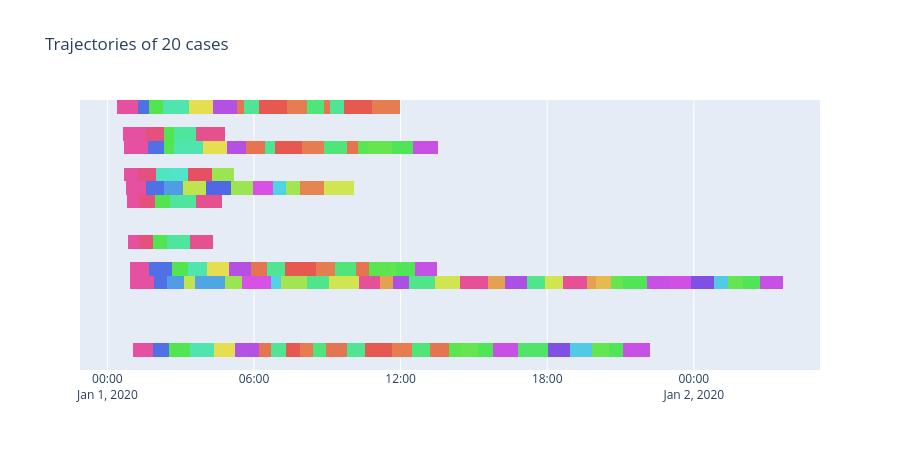

This figure's notebook cell:
### Code cell
case_trajectories_plot = kairo.plot_som_trajectories(case_trajectories, color_mapping)
case_trajectories_plot

### Figure 1 — Plotly figure (JSON) as saved in the notebook; plotly's stock layout.template omitted (floating-point values rounded to 4 significant figures)
{"data": [{"base": ["2020-01-01T00:26:42.410373", "2020-01-01T00:57:13.500812", "2020-01-01T00:41:05.569999", "2020-01-01T00:49:22.941720", "2020-01-01T00:48:26.121361", "2020-01-01T00:58:36.455792", "2020-01-01T01:00:22.539133", "2020-01-01T01:06:52.674828", "2020-01-01T00:53:08.391955", "2020-01-01T00:58:30.829838"], "customdata": [[1], [1], [1], [1], [1], [1], [1], [1], [1], [1]], "hovertemplate": "state=(4, 9)<br>start=%{base}<br>end=%{x}<br>case=%{y}<br>events=%{customdata[0]}<extra></extra>", "legendgroup": "(4, 9)", "marker": {"color": "#d9e550", "line": {"width": 0}, "pattern": {"shape": ""}}, "name": "(4, 9)", "orientation": "h", "showlegend": true, "textposition": "auto", "type": "bar", "x": [0, 0, 0, 0, 0, 0, 0, 0, 0, 0], "xaxis": "x", "y": ["case_000001", "case_000006", "case_000008", "case_000009", "case_000010", "case_000012", "case_000015", "case_000018", "case_000020", "case_000023"], "yaxis": "y"}, {"base": ["2020-01-01T00:55:21.249723", "2020-01-01T00:23:35.993832", "2020-01-01T00:40:55.883200", "2020-01-01T00:50:12.135441", "2020-01-01T00:38:32.750815", "2020-01-01T01:02:08.636308", "2020-01-01T00:45:29.732161", "2020-01-01T00:47:31.005374", "2020-01-01T00:41:10.033544", "2020-01-01T00:56:18.615328"], "customdata": [[1], [1], [1], [1], [1], [1], [1], [1], [1], [1]], "hovertemplate": "state=(6, 9)<br>start=%{base}<br>end=%{x}<br>case=%{y}<br>events=%{customdata[0]}<extra></extra>", "legendgroup": "(6, 9)", "marker": {"color": "#e550a0", "line": {"width": 0}, "pattern": {"shape": ""}}, "name": "(6, 9)", "orientation": "h", "showlegend": true, "textposition": "auto", "type": "bar", "x": [2805305, 3166495, 3480373, 1581604, 3318522, 3033941, 2975200, 1802093, 2104367, 3519623], "xaxis": "x", "y": ["case_000002", "case_000003", "case_000004", "case_000005", "case_000007", "case_000011", "case_000013", "case_000016", "case_000017", "case_000022"], "yaxis": "y"}, {"base": ["2020-01-01T01:42:06.554846", "2020-01-01T01:16:22.488925", "2020-01-01T01:38:56.256531", "2020-01-01T01:52:42.578019", "2020-01-01T01:35:04.932352", "2020-01-01T01:54:58.238432"], "customdata": [[1], [1], [1], [1], [1], [1]], "hovertemplate": "state=(8, 9)<br>start=%{base}<br>end=%{x}<br>case=%{y}<br>events=%{customdata[0]}<extra></extra>", "legendgroup": "(8, 9)", "marker": {"color": "#5071e5", "line": {"width": 0}, "pattern": {"shape": ""}}, "name": "(8, 9)", "orientation": "h", "showlegend": true, "textposition": "auto", "type": "bar", "x": [3330424, 1532506, 2336239, 2382377, 2696472, 1859765], "xaxis": "x", "y": ["case_000002", "case_000003", "case_000004", "case_000011", "case_000013", "case_000022"], "yaxis": "y"}, {"base": ["2020-01-01T02:37:36.979041", "2020-01-01T01:41:54.995496", "2020-01-01T02:17:52.495915", "2020-01-01T01:51:50.888545", "2020-01-01T02:18:25.651723", "2020-01-01T02:32:24.955378", "2020-01-01T01:56:14.933893"], "customdata": [[1], [1], [1], [1], [1], [1], [1]], "hovertemplate": "state=(9, 7)<br>start=%{base}<br>end=%{x}<br>case=%{y}<br>events=%{customdata[0]}<extra></extra>", "legendgroup": "(9, 7)", "marker": {"color": "#53e550", "line": {"width": 0}, "pattern": {"shape": ""}}, "name": "(9, 7)", "orientation": "h", "showlegend": true, "textposition": "auto", "type": "bar", "x": [2347488, 2104177, 1613240, 2054266, 1558268, 2953631, 2321654], "xaxis": "x", "y": ["case_000002", "case_000003", "case_000004", "case_000005", "case_000007", "case_000011", "case_000016"], "yaxis": "y"}, {"base": ["2020-01-01T03:16:44.467898", "2020-01-01T02:16:59.173304", "2020-01-01T02:44:45.736900", "2020-01-01T03:21:38.586982"], "customdata": [[1], [1], [1], [1]], "hovertemplate": "state=(2, 7)<br>start=%{base}<br>end=%{x}<br>case=%{y}<br>events=%{customdata[0]}<extra></extra>", "legendgroup": "(2, 7)", "marker": {"color": "#50e5af", "line": {"width": 0}, "pattern": {"shape": ""}}, "name": "(2, 7)", "orientation": "h", "showlegend": true, "textposition": "auto", "type": "bar", "x": [2852512, 3793420, 4201689, 3615197], "xaxis": "x", "y": ["case_000002", "case_000003", "case_000004", "case_000011"], "yaxis": "y"}, {"base": ["2020-01-01T04:04:16.980147", "2020-01-01T03:20:12.594009", "2020-01-01T03:54:47.426782", "2020-01-01T04:21:53.784171"], "customdata": [[1], [1], [1], [1]], "hovertemplate": "state=(0, 5)<br>start=%{base}<br>end=%{x}<br>case=%{y}<br>events=%{customdata[0]}<extra></extra>", "legendgroup": "(0, 5)", "marker": {"color": "#e5df50", "line": {"width": 0}, "pattern": {"shape": ""}}, "name": "(0, 5)", "orientation": "h", "showlegend": true, "textposition": "auto", "type": "bar", "x": [3294826, 3517327, 3585217, 3130428], "xaxis": "x", "y": ["case_000002", "case_000003", "case_000004", "case_000011"], "yaxis": "y"}, {"base": ["2020-01-01T04:59:11.806374", "2020-01-01T04:18:49.921894", "2020-01-01T04:54:32.643898", "2020-01-01T05:14:04.212841"], "customdata": [[1], [1], [1], [1]], "hovertemplate": "state=(9, 1)<br>start=%{base}<br>end=%{x}<br>case=%{y}<br>events=%{customdata[0]}<extra></extra>", "legendgroup": "(9, 1)", "marker": {"color": "#b550e5", "line": {"width": 0}, "pattern": {"shape": ""}}, "name": "(9, 1)", "orientation": "h", "showlegend": true, "textposition": "auto", "type": "bar", "x": [3203795, 3567633, 2692995, 3536771], "xaxis": "x", "y": ["case_000002", "case_000003", "case_000004", "case_000011"], "yaxis": "y"}, {"base": ["2020-01-01T05:52:35.601833", "2020-01-01T10:10:25.002762", "2020-01-01T05:18:17.555314", "2020-01-01T08:52:45.341651", "2020-01-01T05:39:25.639182", "2020-01-01T09:48:36.432309", "2020-01-01T06:13:00.984253", "2020-01-01T08:56:06.459609", "2020-01-01T13:12:28.220275"], "customdata": [[1], [1], [1], [1], [1], [1], [1], [1], [1]], "hovertemplate": "state=(2, 9)<br>start=%{base}<br>end=%{x}<br>case=%{y}<br>events=%{customdata[0]}<extra></extra>", "legendgroup": "(2, 9)", "marker": {"color": "#e57450", "line": {"width": 0}, "pattern": {"shape": ""}}, "name": "(2, 9)", "orientation": "h", "showlegend": true, "textposition": "auto", "type": "bar", "x": [2412793, 1928164, 961372, 793911, 2876138, 1600651, 1748375, 3192955, 2745825], "xaxis": "x", "y": ["case_000002", "case_000002", "case_000003", "case_000003", "case_000004", "case_000004", "case_000011", "case_000011", "case_000011"], "yaxis": "y"}, {"base": ["2020-01-01T06:32:48.394976", "2020-01-01T05:34:18.927855", "2020-01-01T09:05:59.252817", "2020-01-01T06:27:21.777464", "2020-01-01T06:42:09.359683", "2020-01-01T09:49:19.415202"], "customdata": [[1], [1], [1], [1], [1], [1]], "hovertemplate": "state=(9, 5)<br>start=%{base}<br>end=%{x}<br>case=%{y}<br>events=%{customdata[0]}<extra></extra>", "legendgroup": "(9, 5)", "marker": {"color": "#50e594", "line": {"width": 0}, "pattern": {"shape": ""}}, "name": "(9, 5)", "orientation": "h", "showlegend": true, "textposition": "auto", "type": "bar", "x": [2626967, 2286278, 2069345, 1470042, 2208622, 2542909], "xaxis": "x", "y": ["case_000002", "case_000003", "case_000003", "case_000004", "case_000011", "case_000011"], "yaxis": "y"}, {"base": ["2020-01-01T07:16:35.362945", "2020-01-01T06:12:25.206266", "2020-01-01T09:40:28.597954", "2020-01-01T06:51:51.819474", "2020-01-01T07:18:57.982155", "2020-01-01T10:31:42.324635"], "customdata": [[1], [1], [1], [1], [1], [1]], "hovertemplate": "state=(5, 2)<br>start=%{base}<br>end=%{x}<br>case=%{y}<br>events=%{customdata[0]}<extra></extra>", "legendgroup": "(5, 2)", "marker": {"color": "#e55950", "line": {"width": 0}, "pattern": {"shape": ""}}, "name": "(5, 2)", "orientation": "h", "showlegend": true, "textposition": "auto", "type": "bar", "x": [4508161, 4072555, 4123775, 3975481, 2075197, 4049007], "xaxis": "x", "y": ["case_000002", "case_000003", "case_000003", "case_000004", "case_000011", "case_000011"], "yaxis": "y"}, {"base": ["2020-01-01T08:31:43.524620", "2020-01-01T07:20:17.761746", "2020-01-01T10:49:12.373802", "2020-01-01T07:58:07.300955", "2020-01-01T07:53:33.180113", "2020-01-01T11:39:11.331798"], "customdata": [[1], [1], [1], [1], [1], [1]], "hovertemplate": "state=(0, 3)<br>start=%{base}<br>end=%{x}<br>case=%{y}<br>events=%{customdata[0]}<extra></extra>", "legendgroup": "(0, 3)", "marker": {"color": "#e57d50", "line": {"width": 0}, "pattern": {"shape": ""}}, "name": "(0, 3)", "orientation": "h", "showlegend": true, "textposition": "auto", "type": "bar", "x": [2765293, 3005631, 4169665, 3242531, 1871492, 2902262], "xaxis": "x", "y": ["case_000002", "case_000003", "case_000003", "case_000004", "case_000011", "case_000011"], "yaxis": "y"}, {"base": ["2020-01-01T09:17:48.818271", "2020-01-01T08:10:23.393585", "2020-01-01T11:58:42.039229", "2020-01-01T08:52:09.832950", "2020-01-01T08:24:44.672483", "2020-01-01T12:27:33.594586"], "customdata": [[1], [1], [1], [1], [1], [1]], "hovertemplate": "state=(8, 1)<br>start=%{base}<br>end=%{x}<br>case=%{y}<br>events=%{customdata[0]}<extra></extra>", "legendgroup": "(8, 1)", "marker": {"color": "#50e57a", "line": {"width": 0}, "pattern": {"shape": ""}}, "name": "(8, 1)", "orientation": "h", "showlegend": true, "textposition": "auto", "type": "bar", "x": [3156184, 2541948, 0, 3386599, 1881787, 2694625], "xaxis": "x", "y": ["case_000002", "case_000003", "case_000003", "case_000004", "case_000011", "case_000011"], "yaxis": "y"}, {"base": ["2020-01-01T10:42:33.167110", "2020-01-01T10:15:17.083395", "2020-01-01T13:58:14.045649"], "customdata": [[1], [1], [1]], "hovertemplate": "state=(7, 5)<br>start=%{base}<br>end=%{x}<br>case=%{y}<br>events=%{customdata[0]}<extra></extra>", "legendgroup": "(7, 5)", "marker": {"color": "#5ce550", "line": {"width": 0}, "pattern": {"shape": ""}}, "name": "(7, 5)", "orientation": "h", "showlegend": true, "textposition": "auto", "type": "bar", "x": [3281837, 1513155, 1755894], "xaxis": "x", "y": ["case_000002", "case_000004", "case_000011"], "yaxis": "y"}, {"base": ["2020-01-01T11:37:15.004646", "2020-01-01T10:40:30.238538", "2020-01-01T14:27:29.940474", "2020-01-01T19:49:45.286746", "2020-01-01T20:36:06.726586", "2020-01-02T01:23:38.267865"], "customdata": [[1], [1], [1], [1], [1], [1]], "hovertemplate": "state=(8, 3)<br>start=%{base}<br>end=%{x}<br>case=%{y}<br>events=%{customdata[0]}<extra></extra>", "legendgroup": "(8, 3)", "marker": {"color": "#65e550", "line": {"width": 0}, "pattern": {"shape": ""}}, "name": "(8, 3)", "orientation": "h", "showlegend": true, "textposition": "auto", "type": "bar", "x": [721393, 3461710, 2486297, 2507417, 1780011, 2274375], "xaxis": "x", "y": ["case_000002", "case_000004", "case_000011", "case_000011", "case_000022", "case_000022"], "yaxis": "y"}, {"base": ["2020-01-01T11:49:16.398588", "2020-01-01T11:38:11.949258", "2020-01-01T15:08:56.238473", "2020-01-01T20:31:32.704453", "2020-01-01T21:05:46.737740", "2020-01-02T02:01:32.642900"], "customdata": [[1], [1], [1], [1], [1], [1]], "hovertemplate": "state=(3, 2)<br>start=%{base}<br>end=%{x}<br>case=%{y}<br>events=%{customdata[0]}<extra></extra>", "legendgroup": "(3, 2)", "marker": {"color": "#50e556", "line": {"width": 0}, "pattern": {"shape": ""}}, "name": "(3, 2)", "orientation": "h", "showlegend": true, "textposition": "auto", "type": "bar", "x": [2797634, 3072872, 2293864, 2033604, 3573629, 2463553], "xaxis": "x", "y": ["case_000002", "case_000004", "case_000011", "case_000011", "case_000022", "case_000022"], "yaxis": "y"}, {"base": ["2020-01-01T12:35:54.032643", "2020-01-01T12:29:24.821965", "2020-01-01T15:47:10.102984", "2020-01-01T21:05:26.308572", "2020-01-01T22:05:20.367609", "2020-01-02T02:42:36.196336"], "customdata": [[1], [1], [1], [1], [1], [1]], "hovertemplate": "state=(5, 0)<br>start=%{base}<br>end=%{x}<br>case=%{y}<br>events=%{customdata[0]}<extra></extra>", "legendgroup": "(5, 0)", "marker": {"color": "#c750e5", "line": {"width": 0}, "pattern": {"shape": ""}}, "name": "(5, 0)", "orientation": "h", "showlegend": true, "textposition": "auto", "type": "bar", "x": [3255331, 3727939, 3663993, 3993871, 3350981, 3382627], "xaxis": "x", "y": ["case_000002", "case_000004", "case_000011", "case_000011", "case_000022", "case_000022"], "yaxis": "y"}, {"base": ["2020-01-01T13:30:09.364240", "2020-01-01T13:31:32.761623", "2020-01-01T22:12:00.179756", "2020-01-01T23:01:11.349450", "2020-01-02T03:38:58.823392"], "customdata": [[1], [1], [1], [1], [1]], "hovertemplate": "state=(1, 2)<br>start=%{base}<br>end=%{x}<br>case=%{y}<br>events=%{customdata[0]}<extra></extra>", "legendgroup": "(1, 2)", "marker": {"color": "#d050e5", "line": {"width": 0}, "pattern": {"shape": ""}}, "name": "(1, 2)", "orientation": "h", "showlegend": true, "textposition": "auto", "type": "bar", "x": [0, 0, 0, 3112095, 0], "xaxis": "x", "y": ["case_000002", "case_000004", "case_000011", "case_000022", "case_000022"], "yaxis": "y"}, {"base": ["2020-01-01T01:16:33.739720", "2020-01-01T01:33:51.273787", "2020-01-01T01:17:33.099020", "2020-01-01T01:16:14.400655"], "customdata": [[1], [1], [1], [1]], "hovertemplate": "state=(9, 9)<br>start=%{base}<br>end=%{x}<br>case=%{y}<br>events=%{customdata[0]}<extra></extra>", "legendgroup": "(9, 9)", "marker": {"color": "#e5507d", "line": {"width": 0}, "pattern": {"shape": ""}}, "name": "(9, 9)", "orientation": "h", "showlegend": true, "textposition": "auto", "type": "bar", "x": [2117148, 2674377, 2321834, 2559350], "xaxis": "x", "y": ["case_000005", "case_000007", "case_000016", "case_000017"], "yaxis": "y"}, {"base": ["2020-01-01T02:26:05.155427", "2020-01-01T02:44:23.920425", "2020-01-01T02:34:56.588171"], "customdata": [[1], [1], [1]], "hovertemplate": "state=(3, 7)<br>start=%{base}<br>end=%{x}<br>case=%{y}<br>events=%{customdata[0]}<extra></extra>", "legendgroup": "(3, 7)", "marker": {"color": "#50e59d", "line": {"width": 0}, "pattern": {"shape": ""}}, "name": "(3, 7)", "orientation": "h", "showlegend": true, "textposition": "auto", "type": "bar", "x": [3413037, 3226219, 3766405], "xaxis": "x", "y": ["case_000005", "case_000007", "case_000016"], "yaxis": "y"}, {"base": ["2020-01-01T03:22:58.193115", "2020-01-01T03:38:10.139981", "2020-01-01T03:37:42.993781"], "customdata": [[1], [1], [1]], "hovertemplate": "state=(0, 4)<br>start=%{base}<br>end=%{x}<br>case=%{y}<br>events=%{customdata[0]}<extra></extra>", "legendgroup": "(0, 4)", "marker": {"color": "#e5508e", "line": {"width": 0}, "pattern": {"shape": ""}}, "name": "(0, 4)", "orientation": "h", "showlegend": true, "textposition": "auto", "type": "bar", "x": [3410620, 4232064, 3826604], "xaxis": "x", "y": ["case_000005", "case_000007", "case_000016"], "yaxis": "y"}, {"base": ["2020-01-01T04:19:48.813929", "2020-01-01T04:48:42.204269", "2020-01-01T04:41:29.598427"], "customdata": [[1], [1], [1]], "hovertemplate": "state=(9, 0)<br>start=%{base}<br>end=%{x}<br>case=%{y}<br>events=%{customdata[0]}<extra></extra>", "legendgroup": "(9, 0)", "marker": {"color": "#6550e5", "line": {"width": 0}, "pattern": {"shape": ""}}, "name": "(9, 0)", "orientation": "h", "showlegend": true, "textposition": "auto", "type": "bar", "x": [0, 0, 0], "xaxis": "x", "y": ["case_000005", "case_000007", "case_000016"], "yaxis": "y"}, {"base": ["2020-01-01T16:48:14.096076"], "customdata": [[1]], "hovertemplate": "state=(0, 1)<br>start=%{base}<br>end=%{x}<br>case=%{y}<br>events=%{customdata[0]}<extra></extra>", "legendgroup": "(0, 1)", "marker": {"color": "#50e568", "line": {"width": 0}, "pattern": {"shape": ""}}, "name": "(0, 1)", "orientation": "h", "showlegend": true, "textposition": "auto", "type": "bar", "x": [4383220], "xaxis": "x", "y": ["case_000011"], "yaxis": "y"}, {"base": ["2020-01-01T18:01:17.316694", "2020-01-01T23:53:03.444785"], "customdata": [[1], [1]], "hovertemplate": "state=(0, 8)<br>start=%{base}<br>end=%{x}<br>case=%{y}<br>events=%{customdata[0]}<extra></extra>", "legendgroup": "(0, 8)", "marker": {"color": "#8050e5", "line": {"width": 0}, "pattern": {"shape": ""}}, "name": "(0, 8)", "orientation": "h", "showlegend": true, "textposition": "auto", "type": "bar", "x": [3341737, 3446269], "xaxis": "x", "y": ["case_000011", "case_000022"], "yaxis": "y"}, {"base": ["2020-01-01T18:56:59.054349", "2020-01-02T00:50:29.714709"], "customdata": [[1], [1]], "hovertemplate": "state=(5, 4)<br>start=%{base}<br>end=%{x}<br>case=%{y}<br>events=%{customdata[0]}<extra></extra>", "legendgroup": "(5, 4)", "marker": {"color": "#50cae5", "line": {"width": 0}, "pattern": {"shape": ""}}, "name": "(5, 4)", "orientation": "h", "showlegend": true, "textposition": "auto", "type": "bar", "x": [3166232, 1988553], "xaxis": "x", "y": ["case_000011", "case_000022"], "yaxis": "y"}, {"base": ["2020-01-01T02:20:01.405331", "2020-01-01T02:25:58.004060"], "customdata": [[1], [1]], "hovertemplate": "state=(7, 8)<br>start=%{base}<br>end=%{x}<br>case=%{y}<br>events=%{customdata[0]}<extra></extra>", "legendgroup": "(7, 8)", "marker": {"color": "#509de5", "line": {"width": 0}, "pattern": {"shape": ""}}, "name": "(7, 8)", "orientation": "h", "showlegend": true, "textposition": "auto", "type": "bar", "x": [2671189, 2529287], "xaxis": "x", "y": ["case_000013", "case_000022"], "yaxis": "y"}, {"base": ["2020-01-01T03:04:32.594850", "2020-01-01T03:08:07.291230"], "customdata": [[1], [1]], "hovertemplate": "state=(5, 7)<br>start=%{base}<br>end=%{x}<br>case=%{y}<br>events=%{customdata[0]}<extra></extra>", "legendgroup": "(5, 7)", "marker": {"color": "#bee550", "line": {"width": 0}, "pattern": {"shape": ""}}, "name": "(5, 7)", "orientation": "h", "showlegend": true, "textposition": "auto", "type": "bar", "x": [3438528, 1645384], "xaxis": "x", "y": ["case_000013", "case_000022"], "yaxis": "y"}, {"base": ["2020-01-01T04:01:51.123502"], "customdata": [[1]], "hovertemplate": "state=(3, 4)<br>start=%{base}<br>end=%{x}<br>case=%{y}<br>events=%{customdata[0]}<extra></extra>", "legendgroup": "(3, 4)", "marker": {"color": "#5068e5", "line": {"width": 0}, "pattern": {"shape": ""}}, "name": "(3, 4)", "orientation": "h", "showlegend": true, "textposition": "auto", "type": "bar", "x": [3685240], "xaxis": "x", "y": ["case_000013"], "yaxis": "y"}, {"base": ["2020-01-01T05:03:16.363609", "2020-01-01T04:16:42.938406", "2020-01-01T04:49:15.277836"], "customdata": [[1], [1], [1]], "hovertemplate": "state=(3, 0)<br>start=%{base}<br>end=%{x}<br>case=%{y}<br>events=%{customdata[0]}<extra></extra>", "legendgroup": "(3, 0)", "marker": {"color": "#9ae550", "line": {"width": 0}, "pattern": {"shape": ""}}, "name": "(3, 0)", "orientation": "h", "showlegend": true, "textposition": "auto", "type": "bar", "x": [3302388, 3323242, 2467871], "xaxis": "x", "y": ["case_000013", "case_000017", "case_000022"], "yaxis": "y"}, {"base": ["2020-01-01T05:58:18.752552", "2020-01-01T05:30:23.149688"], "customdata": [[1], [1]], "hovertemplate": "state=(0, 0)<br>start=%{base}<br>end=%{x}<br>case=%{y}<br>events=%{customdata[0]}<extra></extra>", "legendgroup": "(0, 0)", "marker": {"color": "#d950e5", "line": {"width": 0}, "pattern": {"shape": ""}}, "name": "(0, 0)", "orientation": "h", "showlegend": true, "textposition": "auto", "type": "bar", "x": [2846150, 4337097], "xaxis": "x", "y": ["case_000013", "case_000022"], "yaxis": "y"}, {"base": ["2020-01-01T06:45:44.903129", "2020-01-01T06:42:40.246716"], "customdata": [[1], [1]], "hovertemplate": "state=(0, 7)<br>start=%{base}<br>end=%{x}<br>case=%{y}<br>events=%{customdata[0]}<extra></extra>", "legendgroup": "(0, 7)", "marker": {"color": "#50d3e5", "line": {"width": 0}, "pattern": {"shape": ""}}, "name": "(0, 7)", "orientation": "h", "showlegend": true, "textposition": "auto", "type": "bar", "x": [2012786, 1370850], "xaxis": "x", "y": ["case_000013", "case_000022"], "yaxis": "y"}, {"base": ["2020-01-01T07:19:17.689251", "2020-01-01T07:05:31.097090"], "customdata": [[1], [1]], "hovertemplate": "state=(5, 5)<br>start=%{base}<br>end=%{x}<br>case=%{y}<br>events=%{customdata[0]}<extra></extra>", "legendgroup": "(5, 5)", "marker": {"color": "#a3e550", "line": {"width": 0}, "pattern": {"shape": ""}}, "name": "(5, 5)", "orientation": "h", "showlegend": true, "textposition": "auto", "type": "bar", "x": [2023603, 3930959], "xaxis": "x", "y": ["case_000013", "case_000022"], "yaxis": "y"}, {"base": ["2020-01-01T07:53:01.292891"], "customdata": [[1]], "hovertemplate": "state=(6, 1)<br>start=%{base}<br>end=%{x}<br>case=%{y}<br>events=%{customdata[0]}<extra></extra>", "legendgroup": "(6, 1)", "marker": {"color": "#e58650", "line": {"width": 0}, "pattern": {"shape": ""}}, "name": "(6, 1)", "orientation": "h", "showlegend": true, "textposition": "auto", "type": "bar", "x": [3535796], "xaxis": "x", "y": ["case_000013"], "yaxis": "y"}, {"base": ["2020-01-01T08:51:57.089089", "2020-01-01T09:04:34.939610", "2020-01-01T13:24:38.468024", "2020-01-01T17:54:26.157788"], "customdata": [[1], [1], [1], [1]], "hovertemplate": "state=(2, 3)<br>start=%{base}<br>end=%{x}<br>case=%{y}<br>events=%{customdata[0]}<extra></extra>", "legendgroup": "(2, 3)", "marker": {"color": "#d0e550", "line": {"width": 0}, "pattern": {"shape": ""}}, "name": "(2, 3)", "orientation": "h", "showlegend": true, "textposition": "auto", "type": "bar", "x": [4481470, 4399769, 3627632, 2727145], "xaxis": "x", "y": ["case_000013", "case_000022", "case_000022", "case_000022"], "yaxis": "y"}, {"base": ["2020-01-01T10:06:38.559647", "2020-01-01T10:17:54.708836", "2020-01-01T14:25:06.100138", "2020-01-01T18:39:53.302796"], "customdata": [[1], [1], [1], [1]], "hovertemplate": "state=(7, 0)<br>start=%{base}<br>end=%{x}<br>case=%{y}<br>events=%{customdata[0]}<extra></extra>", "legendgroup": "(7, 0)", "marker": {"color": "#e55097", "line": {"width": 0}, "pattern": {"shape": ""}}, "name": "(7, 0)", "orientation": "h", "showlegend": true, "textposition": "auto", "type": "bar", "x": [0, 3117736, 4156135, 3538711], "xaxis": "x", "y": ["case_000013", "case_000022", "case_000022", "case_000022"], "yaxis": "y"}, {"base": ["2020-01-01T01:58:53.750932"], "customdata": [[1]], "hovertemplate": "state=(7, 7)<br>start=%{base}<br>end=%{x}<br>case=%{y}<br>events=%{customdata[0]}<extra></extra>", "legendgroup": "(7, 7)", "marker": {"color": "#50e5c1", "line": {"width": 0}, "pattern": {"shape": ""}}, "name": "(7, 7)", "orientation": "h", "showlegend": true, "textposition": "auto", "type": "bar", "x": [2453733], "xaxis": "x", "y": ["case_000017"], "yaxis": "y"}, {"base": ["2020-01-01T02:39:47.484677"], "customdata": [[1]], "hovertemplate": "state=(5, 8)<br>start=%{base}<br>end=%{x}<br>case=%{y}<br>events=%{customdata[0]}<extra></extra>", "legendgroup": "(5, 8)", "marker": {"color": "#50e5ca", "line": {"width": 0}, "pattern": {"shape": ""}}, "name": "(5, 8)", "orientation": "h", "showlegend": true, "textposition": "auto", "type": "bar", "x": [2324367], "xaxis": "x", "y": ["case_000017"], "yaxis": "y"}, {"base": ["2020-01-01T03:18:31.852121"], "customdata": [[1]], "hovertemplate": "state=(2, 5)<br>start=%{base}<br>end=%{x}<br>case=%{y}<br>events=%{customdata[0]}<extra></extra>", "legendgroup": "(2, 5)", "marker": {"color": "#e55062", "line": {"width": 0}, "pattern": {"shape": ""}}, "name": "(2, 5)", "orientation": "h", "showlegend": true, "textposition": "auto", "type": "bar", "x": [3491086], "xaxis": "x", "y": ["case_000017"], "yaxis": "y"}, {"base": ["2020-01-01T05:12:06.181193"], "customdata": [[1]], "hovertemplate": "state=(1, 0)<br>start=%{base}<br>end=%{x}<br>case=%{y}<br>events=%{customdata[0]}<extra></extra>", "legendgroup": "(1, 0)", "marker": {"color": "#e250e5", "line": {"width": 0}, "pattern": {"shape": ""}}, "name": "(1, 0)", "orientation": "h", "showlegend": true, "textposition": "auto", "type": "bar", "x": [0], "xaxis": "x", "y": ["case_000017"], "yaxis": "y"}, {"base": ["2020-01-01T03:35:32.675447"], "customdata": [[1]], "hovertemplate": "state=(3, 5)<br>start=%{base}<br>end=%{x}<br>case=%{y}<br>events=%{customdata[0]}<extra></extra>", "legendgroup": "(3, 5)", "marker": {"color": "#50a6e5", "line": {"width": 0}, "pattern": {"shape": ""}}, "name": "(3, 5)", "orientation": "h", "showlegend": true, "textposition": "auto", "type": "bar", "x": [4422602], "xaxis": "x", "y": ["case_000022"], "yaxis": "y"}, {"base": ["2020-01-01T08:11:02.056302", "2020-01-01T12:20:11.327464", "2020-01-01T17:10:31.016312"], "customdata": [[1], [1], [1]], "hovertemplate": "state=(7, 2)<br>start=%{base}<br>end=%{x}<br>case=%{y}<br>events=%{customdata[0]}<extra></extra>", "legendgroup": "(7, 2)", "marker": {"color": "#50e58b", "line": {"width": 0}, "pattern": {"shape": ""}}, "name": "(7, 2)", "orientation": "h", "showlegend": true, "textposition": "auto", "type": "bar", "x": [3212883, 3867140, 2635141], "xaxis": "x", "y": ["case_000022", "case_000022", "case_000022"], "yaxis": "y"}, {"base": ["2020-01-01T11:09:52.445632", "2020-01-01T15:34:22.235934", "2020-01-01T19:38:52.014133"], "customdata": [[1], [1], [1]], "hovertemplate": "state=(1, 9)<br>start=%{base}<br>end=%{x}<br>case=%{y}<br>events=%{customdata[0]}<extra></extra>", "legendgroup": "(1, 9)", "marker": {"color": "#e5a050", "line": {"width": 0}, "pattern": {"shape": ""}}, "name": "(1, 9)", "orientation": "h", "showlegend": true, "textposition": "auto", "type": "bar", "x": [1876999, 2479789, 1283082], "xaxis": "x", "y": ["case_000022", "case_000022", "case_000022"], "yaxis": "y"}, {"base": ["2020-01-01T11:41:09.445258", "2020-01-01T16:15:42.025490"], "customdata": [[1], [1]], "hovertemplate": "state=(8, 6)<br>start=%{base}<br>end=%{x}<br>case=%{y}<br>events=%{customdata[0]}<extra></extra>", "legendgroup": "(8, 6)", "marker": {"color": "#ac50e5", "line": {"width": 0}, "pattern": {"shape": ""}}, "name": "(8, 6)", "orientation": "h", "showlegend": true, "textposition": "auto", "type": "bar", "x": [2341882, 3288990], "xaxis": "x", "y": ["case_000022", "case_000022"], "yaxis": "y"}, {"base": ["2020-01-01T20:00:15.096791"], "customdata": [[1]], "hovertemplate": "state=(7, 4)<br>start=%{base}<br>end=%{x}<br>case=%{y}<br>events=%{customdata[0]}<extra></extra>", "legendgroup": "(7, 4)", "marker": {"color": "#e5bb50", "line": {"width": 0}, "pattern": {"shape": ""}}, "name": "(7, 4)", "orientation": "h", "showlegend": true, "textposition": "auto", "type": "bar", "x": [2151629], "xaxis": "x", "y": ["case_000022"], "yaxis": "y"}], "layout": {"bargap": 0, "barmode": "overlay", "height": 450, "legend": {"title": {"text": "state"}, "tracegroupgap": 0}, "showlegend": false, "title": {"text": "Trajectories of 20 cases"}, "xaxis": {"anchor": "y", "domain": [0, 1], "type": "date"}, "yaxis": {"anchor": "x", "categoryarray": ["case_000018", "case_000011", "case_000015", "case_000012", "case_000023", "case_000006", "case_000022", "case_000002", "case_000020", "case_000005", "case_000009", "case_000010", "case_000016", "case_000013", "case_000017", "case_000008", "case_000004", "case_000007", "case_000001", "case_000003"], "categoryorder": "array", "domain": [0, 1], "title": {"text": "case"}, "visible": false}}}
